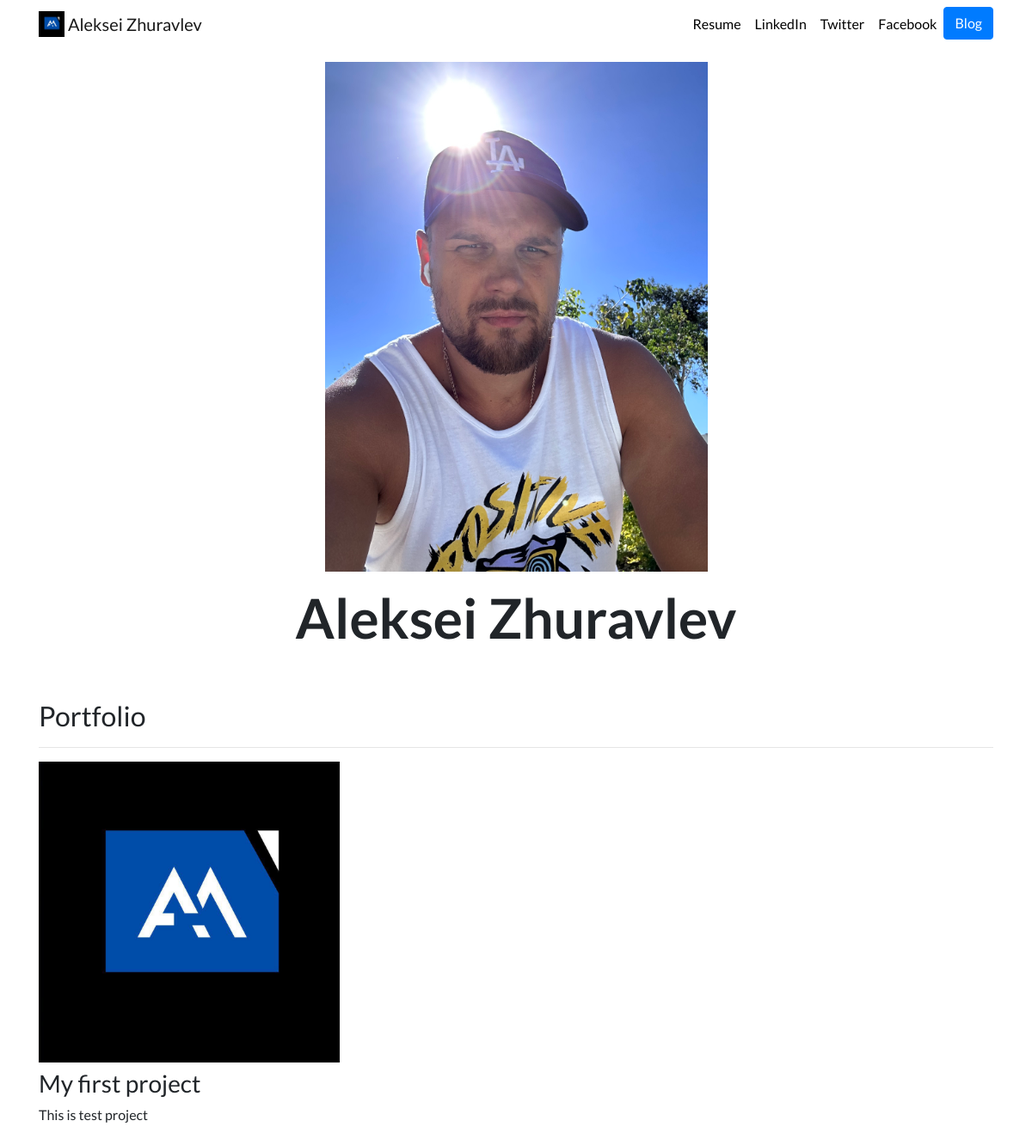
The page / on the database its author committed.
### portfolio/models.py (models this page shows, shortened)
class Project(models.Model):
    title = models.CharField(max_length=100)
    description = models.CharField(max_length=250)
    image = models.ImageField(upload_to='portfolio/images/')
    url = models.URLField(blank=True)

### portfolio/views.py (the view)
# urls.py: 2. Add a URL to urlpatterns:  path('', views.home, name='home')
def home(request):
    projects = Project.objects.all()
    return render(request, 'portfolio/home.html', {'projects': projects})

### portfolio/templates/portfolio/home.html
{% extends "portfolio/base.html" %}
{% load static %}
{% block content %}
<div class="row justify-content-center my-3">
  <div class="col-5">
    <img src="{% static 'portfolio/img1222.jpeg' %}" class="img-fluid">
  </div>
</div>
<div class="row justify-content-center mb-3">
  <div class="col-md-9 text-center">
    <h1 id="hometext" class="font-weight-bold">Aleksei Zhuravlev</h1>
  </div>
</div>
<h2 class="mt-5">Portfolio</h2>
<hr>
<div class="row">
  {% for project in projects %}
  <div class="col-lg-4 col-md-6">
    {% if project.url %}
    <a href="{{ project.url }}">
      <img src="{{ project.image.url }}" class="img-fluid mb-2">
    </a>
    {% else %}
    <img src="{{ project.image.url }}" class="img-fluid mb-2">
    {% endif %}
    <h3>{{ project.title }}</h3>
    <p>{{ project.description }}</p>
  </div>
  {% endfor %}
</div>
{% endblock %}

### portfolio/templates/portfolio/base.html (shortened to what this page needs)
{% load static %}
<!doctype html>
<html lang="en">
<head>
  <link rel="stylesheet" href="https://stackpath.bootstrapcdn.com/bootstrap/4.4.1/css/bootstrap.min.css">
  <link rel="stylesheet" href="{% static "portfolio/custom.css" %}">
</head>
<body>
  <nav id="topNav" class="navbar navbar-expand-md navbar-light">
    <div class="container">
      <a class="navbar-brand" href="{% url 'home' %}">
        <img src="{% static "portfolio/Logo.png" %}" width="30" height="30" class="d-inline-block align-top" alt="Aleksei's Logo">
        <span>Aleksei Zhuravlev</span>
      </a>
      <div class="collapse navbar-collapse text-center" id="navbarNav">
        <ul class="navbar-nav ml-auto">
          <li class="nav-item">
            <a class="nav-link" href="{% static "portfolio/resume.pdf" %}">Resume</a>
          </li>
          <li class="nav-item">
            <a class="nav-link" href="https://www.linkedin.com/in/aleksei-zhuravlev-356b999a" target="_blank">LinkedIn</a>
          </li>
          <li class="nav-item">
            <a class="nav-link" href="https://twitter.com/Zhuravlev_am" target="_blank">Twitter</a>
          </li>
          <li class="nav-item">
            <a class="nav-link" href="https://www.facebook.com/zhuravlev.am.pro" target="_blank">Facebook</a>
          </li>
          <li>
            <a role="button" href="{% url 'blog:all_blogs' %}" class="btn btn-primary">Blog</a>
          </li>
        </ul>
      </div>
    </div>
  </nav>
  <div class="container">
    {% block content %}{% endblock %}
  </div>
</body>
</html>

### portfolio/static/portfolio/custom.css (style rules this page uses)
.navbar-nav .nav-link { color: rgba(0,0,0,1) !important; }
body { font-family: 'Lato', sans-serif; }
@media (min-width: 992px) { #hometext { font-size: 4rem; } }

### rows shown on the page
Project: image (picture), title "My first project", description "This is test project"
